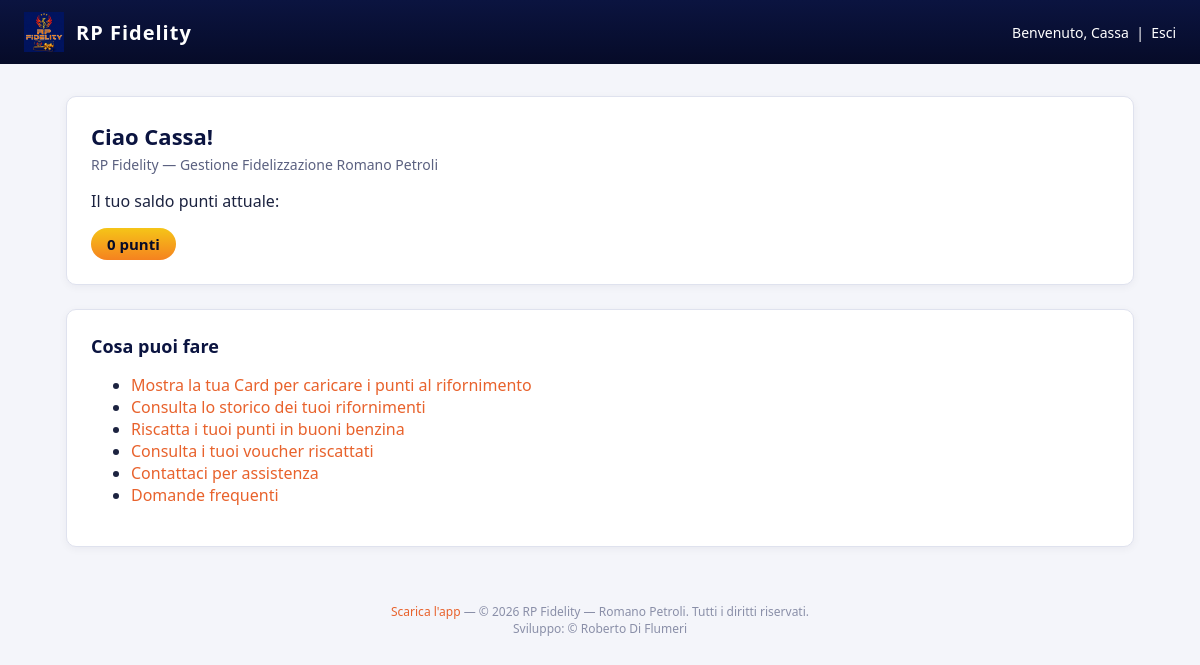
Before: /dashboard (signed in) with the older database file.
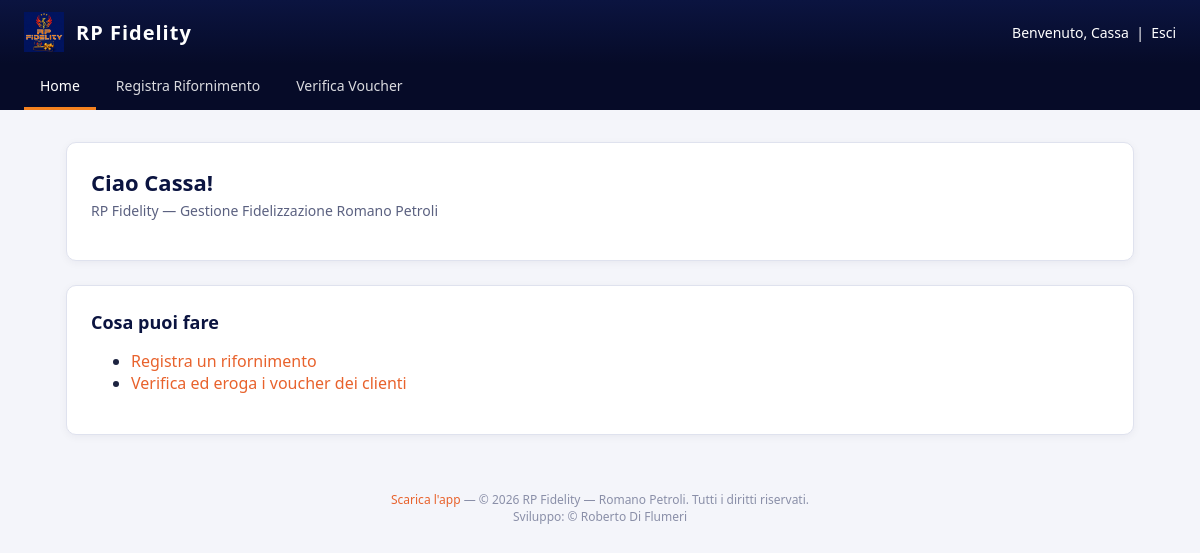
After: the same page with the newer database file.
### tables this page shows
CREATE TABLE IF NOT EXISTS users (
    id INT UNSIGNED AUTO_INCREMENT PRIMARY KEY,
    nome VARCHAR(100) NOT NULL,
    cognome VARCHAR(100) NOT NULL,
    email VARCHAR(190) NOT NULL UNIQUE,
    password_hash VARCHAR(255) NOT NULL,
    telefono VARCHAR(30) NULL,
     
    codice_card VARCHAR(20) NULL UNIQUE,
    ruolo ENUM('cliente','admin','dipendente') NOT NULL DEFAULT 'cliente',
    punti_saldo DECIMAL(10,2) NOT NULL DEFAULT 0,
    stato ENUM('attivo','sospeso') NOT NULL DEFAULT 'attivo',
    api_token VARCHAR(64) NULL UNIQUE,
    data_registrazione DATETIME NOT NULL DEFAULT CURRENT_TIMESTAMP
);

### src/Core/View.php (called while the page is built, shortened)
<?php
class View
{
    public static function layout(string $view, array $data = []): void
    {
        extract($data);
        $viewFile = __DIR__ . '/../Views/' . $view . '.php';
        require $viewFile;
        $content = ob_get_clean();
        require __DIR__ . '/../Views/layout.php';
    }
}

### src/Controllers/DashboardController.php (called while the page is built, shortened)
<?php
class DashboardController
{
    public function index(): void
    {
        View::layout('dashboard', [
            'pageTitle' => 'Dashboard — RP Fidelity',
            'user' => Auth::user(),
        ]);
    }
}

### src/Core/Router.php (called while the page is built, shortened)
<?php
class Router
{
    private array $routes = [];
    public function get(string $path, callable $handler): void
    {
        $this->routes['GET'][$path] = $handler;
    }
    public function post(string $path, callable $handler): void
    {
        $this->routes['POST'][$path] = $handler;
    }
    public function dispatch(string $method, string $uri): void
    {
        $path = parse_url($uri, PHP_URL_PATH) ?: '/';
        $path = rtrim($path, '/');
        $handler = $this->routes[$method][$path] ?? null;
        $handler();
    }
}

### public/index.php (called while the page is built, shortened)
<?php
require __DIR__ . '/../src/Core/helpers.php';
spl_autoload_register(function (string $class) {
    $prefix = 'App\\';
    $relative = substr($class, strlen($prefix));
    $file = __DIR__ . '/../src/' . str_replace('\\', '/', $relative) . '.php';
});
$router = new Router();
$router->get('/', function () {
    header('Location: ' . (Auth::check() ? '/dashboard' : '/login'));
});
$router->get('/login', [new AuthController(), 'showLogin']);
$router->post('/login', [new AuthController(), 'login']);
$router->get('/registrati', [new AuthController(), 'showRegister']);
$router->post('/registrati', [new AuthController(), 'register']);
$router->get('/logout', [new AuthController(), 'logout']);
$router->get('/scarica-app', [new PublicController(), 'scaricaApp']);
$router->get('/dashboard', [new DashboardController(), 'index']);
$router->get('/rifornimenti', [new DashboardController(), 'rifornimenti']);
$router->get('/la-mia-card', [new DashboardController(), 'card']);
$router->get('/voucher', [new VoucherController(), 'index']);
$router->get('/catalogo', [new VoucherController(), 'catalogo']);
$router->post('/voucher/riscatta', [new VoucherController(), 'riscatta']);
$router->get('/voucher/pdf', [new VoucherController(), 'pdf']);
$router->get('/contatti', [new ContattiController(), 'index']);
$router->post('/contatti', [new ContattiController(), 'invia']);
$router->get('/faq', [new FaqController(), 'index']);
$router->get('/impostazioni', [new SettingsController(), 'index']);
$router->post('/impostazioni', [new SettingsController(), 'aggiornaProfilo']);
$router->post('/impostazioni/password', [new SettingsController(), 'aggiornaPassword']);
$router->get('/admin/statistiche', [new AdminController(), 'statistiche']);
$router->get('/admin/clienti', [new AdminController(), 'clienti']);
$router->get('/admin/clienti/modifica', [new AdminController(), 'modificaClienteForm']);
$router->post('/admin/clienti/modifica', [new AdminController(), 'modificaCliente']);
$router->post('/admin/clienti/elimina', [new AdminController(), 'eliminaCliente']);
$router->get('/admin/messaggi', [new AdminController(), 'messaggi']);
$router->get('/admin/messaggi/thread', [new AdminController(), 'messaggioThread']);
$router->post('/admin/messaggi/rispondi', [new AdminController(), 'rispondiMessaggio']);
$router->get('/admin/dipendenti', [new AdminController(), 'dipendenti']);
$router->get('/admin/dipendenti/nuovo', [new AdminController(), 'nuovoDipendenteForm']);
$router->post('/admin/dipendenti/nuovo', [new AdminController(), 'nuovoDipendente']);
$router->get('/admin/dipendenti/modifica', [new AdminController(), 'modificaDipendenteForm']);
$router->post('/admin/dipendenti/modifica', [new AdminController(), 'modificaDipendente']);
$router->post('/admin/dipendenti/elimina', [new AdminController(), 'eliminaDipendente']);
$router->get('/admin/reports', [new AdminController(), 'reports']);
$router->get('/admin/verifica-voucher', [new AdminController(), 'verificaVoucher']);
$router->post('/admin/verifica-voucher/usa', [new AdminController(), 'usaVoucher']);
$router->get('/admin/rifornimenti/nuovo', [new AdminController(), 'nuovoRifornimento']);
$router->post('/admin/rifornimenti/nuovo/cliente', [new AdminController(), 'identificaCliente']);
$router->post('/admin/rifornimenti/nuovo/cambia-cliente', [new AdminController(), 'cambiaCliente']);
$router->post('/admin/rifornimenti/nuovo/voucher', [new AdminController(), 'aggiungiVoucher']);
$router->post('/admin/rifornimenti/nuovo/voucher/rimuovi', [new AdminController(), 'rimuoviVoucher']);
$router->post('/admin/rifornimenti/nuovo/conferma', [new AdminController(), 'confermaRifornimento']);
$router->dispatch($_SERVER['REQUEST_METHOD'], $_SERVER['REQUEST_URI']);

### src/Core/Database.php (called while the page is built, shortened)
<?php
class Database
{
    private static ?PDO $instance = null;
    public static function connection(): PDO
    {
        if (self::$instance === null) {
            $config = require __DIR__ . '/../../config/config.php';
            $db = $config['db'];
            $dsn = sprintf(
                'mysql:host=%s;port=%d;dbname=%s;charset=%s',
                $db['host'],
                $db['port'],
                $db['name'],
                $db['charset']
            );
            self::$instance = new PDO($dsn, $db['user'], $db['pass'], [
                PDO::ATTR_ERRMODE => PDO::ERRMODE_EXCEPTION,
                PDO::ATTR_DEFAULT_FETCH_MODE => PDO::FETCH_ASSOC,
            ]);
        }
        return self::$instance;
    }
}

### src/Models/User.php (called while the page is built, shortened)
<?php
class User
{
    public static function find(int $id): ?array
    {
        $stmt = Database::connection()->prepare('SELECT * FROM users WHERE id = ?');
        $stmt->execute([$id]);
        $user = $stmt->fetch();
        return $user ?: null;
    }
}

### src/Core/Auth.php (called while the page is built, shortened)
<?php
class Auth
{
    public static function userId(): ?int
    {
        return $_SESSION['user_id'] ?? null;
    }
    public static function user(): ?array
    {
        $id = self::userId();
        return $id ? User::find($id) : null;
    }
}

### src/Core/helpers.php (called while the page is built)
<?php
function format_punti(float $punti): string
{
    if (fmod($punti, 1.0) === 0.0) {
        return number_format($punti, 0, ',', '.');
    }
    return number_format($punti, 2, ',', '.');
}

### src/Views/dashboard.php (the view)
<?php
$isAdmin = $user['ruolo'] === 'admin';
$isDipendente = $user['ruolo'] === 'dipendente';
?>
<div class="rp-card">
    <h1 class="rp-title">Ciao <?= htmlspecialchars($user['nome']) ?>!</h1>
    <p class="rp-subtitle">RP Fidelity — Gestione Fidelizzazione Romano Petroli</p>
    <?php if (!$isAdmin && !$isDipendente): ?>
        <p>Il tuo saldo punti attuale:</p>
        <span class="rp-points-badge"><?= format_punti((float) $user['punti_saldo']) ?> punti</span>
    <?php endif; ?>
</div>
<div class="rp-card">
    <h2 class="rp-title" style="font-size:18px;">Cosa puoi fare</h2>
    <ul>
        <?php if ($isAdmin): ?>
            <li><a href="/admin/statistiche">Consulta le statistiche di clienti e riscatti</a></li>
            <li><a href="/admin/clienti">Gestisci i clienti registrati</a></li>
            <li><a href="/admin/dipendenti">Gestisci gli account dipendenti</a></li>
            <li><a href="/admin/messaggi">Rispondi ai messaggi dei clienti</a></li>
            <li><a href="/admin/rifornimenti/nuovo">Registra un rifornimento</a></li>
            <li><a href="/admin/reports">Consulta i report dei rifornimenti</a></li>
            <li><a href="/admin/verifica-voucher">Verifica e valida i voucher dei clienti</a></li>
        <?php elseif ($isDipendente): ?>
            <li><a href="/admin/rifornimenti/nuovo">Registra un rifornimento</a></li>
            <li><a href="/admin/verifica-voucher">Verifica ed eroga i voucher dei clienti</a></li>
        <?php else: ?>
            <li><a href="/la-mia-card">Mostra la tua Card per caricare i punti al rifornimento</a></li>
            <li><a href="/rifornimenti">Consulta lo storico dei tuoi rifornimenti</a></li>
            <li><a href="/catalogo">Riscatta i tuoi punti in buoni benzina</a></li>
            <li><a href="/voucher">Consulta i tuoi voucher riscattati</a></li>
            <li><a href="/contatti">Contattaci per assistenza</a></li>
            <li><a href="/faq">Domande frequenti</a></li>
        <?php endif; ?>
    </ul>
</div>

### src/Views/layout.php (shortened to what this page needs)
<?php
$user = Auth::user();
$isDipendente = $user && $user['ruolo'] === 'dipendente';
$currentPath = parse_url($_SERVER['REQUEST_URI'] ?? '/', PHP_URL_PATH);
?>
<!DOCTYPE html>
<html lang="it">
<head>
    <link rel="stylesheet" href="/assets/css/style.css">
</head>
<body>
    <header class="rp-header">
        <div class="rp-header-left">
            <div class="rp-brand">
                <img src="/assets/img/logo.jpeg" alt="RP Fidelity">
                <span>RP Fidelity</span>
            </div>
        </div>
        <?php if ($user): ?>
            <div class="rp-user">
                Benvenuto, <?= htmlspecialchars($user['nome']) ?>
                &nbsp;|&nbsp; <a href="/logout" style="color:#fff;">Esci</a>
            </div>
        <?php endif; ?>
    </header>
    <?php if ($isDipendente): ?>
    <nav class="rp-nav">
        <a href="/dashboard" class="<?= $currentPath === '/dashboard' ? 'active' : '' ?>">Home</a>
        <a href="/admin/rifornimenti/nuovo" class="<?= $currentPath === '/admin/rifornimenti/nuovo' ? 'active' : '' ?>">Registra Rifornimento</a>
        <a href="/admin/verifica-voucher" class="<?= $currentPath === '/admin/verifica-voucher' ? 'active' : '' ?>">Verifica Voucher</a>
    </nav>
    <?php endif; ?>
    <main class="rp-container">
        <?= $content ?>
    </main>
    <footer class="rp-footer">
        <a href="/scarica-app">Scarica l'app</a> —
        &copy; <?= date('Y') ?> RP Fidelity — Romano Petroli. Tutti i diritti riservati.
        <br>Sviluppo: &copy; Roberto Di Flumeri
    </footer>
</body>
</html>

### public/assets/css/style.css (style rules this page uses)
:root { --rp-navy: #0b1440; --rp-navy-dark: #060b28; --rp-orange: #f5821f; --rp-orange-dark: #e8622c; --rp-gold: #f5c518; --rp-white: #ffffff; --rp-gray-bg: #f4f5fa; --rp-gray-border: #dfe2ee; --rp-text: #1c2340; }
* { box-sizing: border-box; }
body { margin: 0; font-family: "Segoe UI", Arial, sans-serif; background: var(--rp-gray-bg); color: var(--rp-text); }
a { color: var(--rp-orange-dark); text-decoration: none; }
.rp-header { background: linear-gradient(180deg, var(--rp-navy) 0%, var(--rp-navy-dark) 100%); color: var(--rp-white); padding: 0 24px; display: flex; align-items: center; justify-content: space-between; height: 64px; }
.rp-header-left { display: flex; align-items: center; gap: 16px; }
.rp-header .rp-brand { display: flex; align-items: center; gap: 12px; font-weight: 700; font-size: 20px; letter-spacing: 1px; }
.rp-header .rp-brand img { height: 40px; }
.rp-header .rp-user { font-size: 14px; }
.rp-nav { background: var(--rp-navy-dark); display: flex; gap: 4px; padding: 0 24px; }
.rp-nav a { color: var(--rp-white); padding: 12px 16px; font-size: 14px; opacity: 0.85; }
.rp-nav a:hover, .rp-nav a.active { opacity: 1; text-decoration: none; border-bottom: 3px solid var(--rp-orange); }
.rp-container { max-width: 1100px; margin: 32px auto; padding: 0 16px; }
.rp-card { background: var(--rp-white); border: 1px solid var(--rp-gray-border); border-radius: 10px; padding: 24px; margin-bottom: 24px; box-shadow: 0 2px 8px rgba(11, 20, 64, 0.05); }
.rp-title { font-size: 22px; font-weight: 700; margin: 0 0 4px; color: var(--rp-navy); }
.rp-subtitle { color: #5b6180; margin: 0 0 16px; font-size: 14px; }
.rp-footer { text-align: center; padding: 24px; color: #8a8fa8; font-size: 12px; }
.rp-points-badge { display: inline-block; background: linear-gradient(180deg, var(--rp-gold) 0%, var(--rp-orange) 100%); color: var(--rp-navy-dark); font-weight: 700; padding: 6px 16px; border-radius: 20px; font-size: 15px; }

Changed rows visible on the page:
changed users "Cassa": ruolo empty → "dipendente" (drawn); punti_saldo "0" → (not shown)
Other visible differences:
text no longer shown: "Il tuo saldo punti attuale: punti Mostra la tua Card per caricare i punti al rifornimento Consulta lo storico dei tuoi rifornimenti Riscatta i tuoi punti in buoni benzina Consulta i tuoi voucher riscattati Contattaci per assistenza Domande frequenti"
text now shown: "Home Registra Rifornimento Verifica Voucher Registra un rifornimento Verifica ed eroga i voucher dei clienti"
